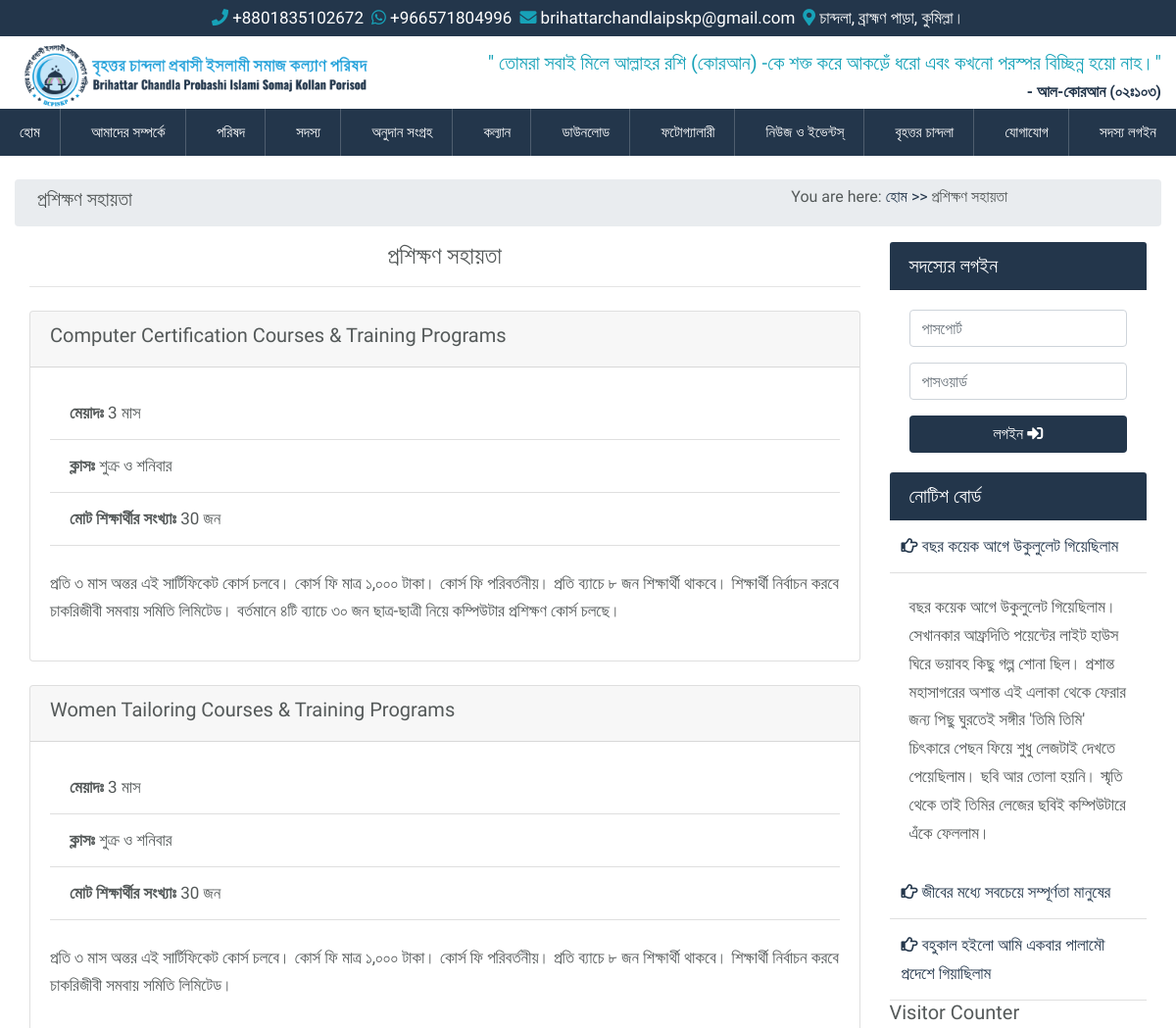
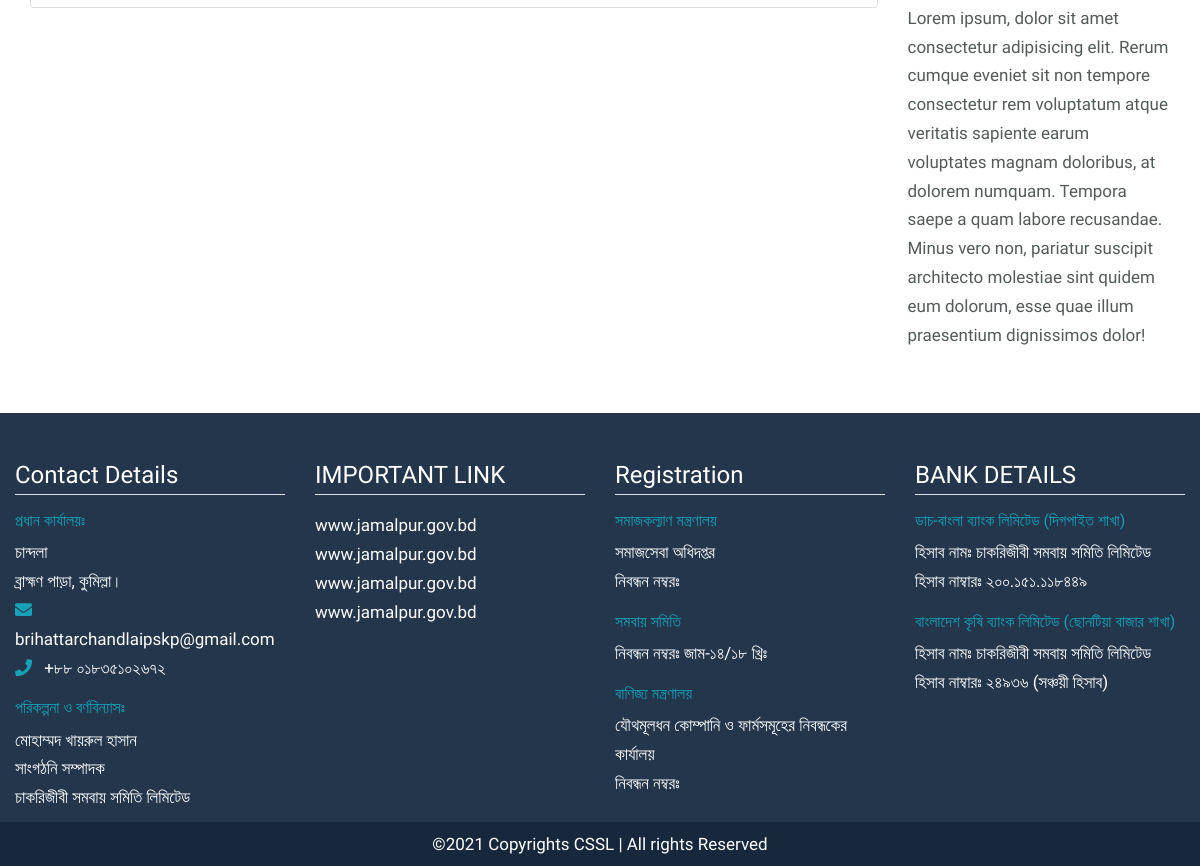
The app's page /training with its own data (2 pictures, top to bottom).
### src/models.py (models this page shows, shortened)
class TrainingAssistance(models.Model):
    name = models.CharField(max_length=255)
    duration = models.PositiveIntegerField(blank=True, null=True, default=0)
    classes = models.CharField(max_length=255, blank=True, null=True, default="")
    total_trainee = models.PositiveIntegerField(blank=True, null=True, default=0)
    description = models.TextField(default="")
    is_active = models.BooleanField(default=True, blank=True, null=True)
    created_at = models.DateTimeField(auto_now_add=True)
    updated_at = models.DateTimeField(auto_now=True)

class Notice(models.Model):
    title = models.CharField(max_length=255, blank=True, null=True)
    description = models.TextField(null=True, blank=True)
    is_active = models.BooleanField(default=True, blank=True, null=True)
    created_at = models.DateTimeField(auto_now_add=True)
    updated_at = models.DateTimeField(auto_now=True)

### src/views.py (the view)
# urls.py: path("training", training, name="training"),
def training(request):
    trainings = TrainingAssistance.objects.filter(is_active=True)
    context = {"trainings": trainings}
    return render(request, "pages/development/training.html", context)

### src/context_processors.py (called while the page is built)
def get_notice(request):
    notices = Notice.objects.filter(is_active=True).order_by("-id")
    return {"notices": notices}

### templates/pages/development/training.html (shortened to what this page needs)
{% extends 'base.html' %}
{% load static %}
{% block content %}
<div class="container-fluid">
    <div class="row breadcrumb p-2">
        <div class="col-md-8">
            <h5>প্রশিক্ষণ সহায়তা</h5>
        </div>
        <div class="col-md-4">
            <h6>You are here: <a href="{% url 'home' %}">হোম >></a> প্রশিক্ষণ সহায়তা</h6>
        </div>
    </div>
    <div class="row">
        <div class="intro-main col-md-9">
            <h4 class="text-center">প্রশিক্ষণ সহায়তা</h4>
            <hr>
            {% for training in trainings %}
            <div class="card mt-4">
                <div class="card-header">
                    <h5>{{ training.name }}</h5>
                </div>
                <div class="card-body">
                    <ul class="list-group-flush">
                        <li class="list-group-item"><strong>মেয়াদঃ</strong> {{ training.duration }} মাস</li>
                        <li class="list-group-item"><strong>ক্লাসঃ</strong> {{ training.classes }}</li>
                        <li class="list-group-item"><strong>মোট শিক্ষার্থীর সংখ্যাঃ</strong>
                            {{ training.total_trainee }} জন</li>
                    </ul>
                    <p class="mt-4">
                        {{ training.description }}
                    </p>
                </div>
            </div>
            {% endfor %}
        </div>
        <div class="intro-right col-md-3">
            <div class="member-login">
                {% include "snippets/member_login.html" %}
            </div>
            <div class="notice-board">
                {% include "snippets/notice_board.html" %}
            </div>
            <div class="visitor-count">
                {% include "snippets/visitor_count.html" %}
            </div>
        </div>
    </div>
</div>
{% endblock content %}

### templates/snippets/notice_board.html
<div class="card border-0">
  <h5 class="card-header bg-blue">নোটিশ বোর্ড</h5>
  <div class="card-body p-0 accordion" id="accordionExample">
    {% for notice in notices %}
    <div class="card border-0">
      <div class="card-header p-1 bg-white" id="heading{{notice.id}}">
        <a href="" class="px-2 py-2 d-block" type="button" data-toggle="collapse" data-target="#collapse{{notice.id}}"
          aria-expanded="true" aria-controls="collapseOne">
          <i class="far fa-hand-point-right"></i> {{notice.title}}
        </a>
      </div>
      <div id="collapse{{notice.id}}" class="collapse {% if forloop.counter0 == 0 %} show {% endif %}"
        aria-labelledby="heading{{notice.id}}" data-parent="#accordionExample">
        <div class="card-body">
          {{notice.description}}
        </div>
      </div>
    </div>
    {% endfor %}
  </div>
</div>

### static/css/style_backup.css (style rules this page uses)
body { margin: 0; padding: 0; font-family: 'Baloo Da 2', cursive; font-size: 17px; line-height: 1.8rem; color: #545959; }

### static/css/main.css (style rules this page uses)
:root { --mainColor: #23364B; --darkBlue: #17283d; }
.bg-blue { color: #fff; background-color: var(--mainColor); }
ul { list-style: none; margin: 0 !important; padding: 0 !important; }

### records on screen
TrainingAssistance: name "Computer Certification Courses & Training Programs", duration "3", classes "শুক্র ও শনিবার", total_trainee "30", description "প্রতি ৩ মাস অন্তর এই সার্টিফিকেট কোর্স চলবে। কোর্স ফি মাত্র ১,০০০ টাকা। কোর্স ফি পরিবর্তনীয়। প্রতি ব্যাচে ৮ জন শিক্ষার্থী থাকবে। শিক্ষার্থী নির্বাচন করবে চাকরিজীবী সমবায় সমিতি লিমিটেড। বর্তমানে ৪টি ব্যাচে ৩০ জন ছাত্র-ছাত্রী নিয়ে কম্পিউটার প্রশিক্ষণ কোর্স চলছে।"
TrainingAssistance: name "Women Tailoring Courses & Training Programs", duration "3", classes "শুক্র ও শনিবার", total_trainee "30", description "প্রতি ৩ মাস অন্তর এই সার্টিফিকেট কোর্স চলবে। কোর্স ফি মাত্র ১,০০০ টাকা। কোর্স ফি পরিবর্তনীয়। প্রতি ব্যাচে ৮ জন শিক্ষার্থী থাকবে। শিক্ষার্থী নির্বাচন করবে চাকরিজীবী সমবায় সমিতি লিমিটেড।"
Notice: title "বছর কয়েক আগে উকুলুলেট গিয়েছিলাম", description "বছর কয়েক আগে উকুলুলেট গিয়েছিলাম। সেখানকার আফ্রদিতি পয়েন্টের লাইট হাউস ঘিরে ভয়াবহ কিছু গল্প শোনা ছিল। প্রশান্ত মহাসাগরের অশান্ত এই এলাকা থেকে ফেরার জন্য পিছু ঘুরতেই সঙ্গীর 'তিমি তিমি' চিৎকারে পেছন ফিয়ে শুধু লেজটাই দেখতে পেয়েছিলাম। ছবি আর তোলা হয়নি। স্মৃতি থেকে তাই তিমির লেজের ছবিই কম্পিউটারে এঁকে ফেললাম।"
Notice: title "জীবের মধ্যে সবচেয়ে সম্পূর্ণতা মানুষের"
Notice: title "বহুকাল হইলো আমি একবার পালামৌ প্রদেশে গিয়াছিলাম"
